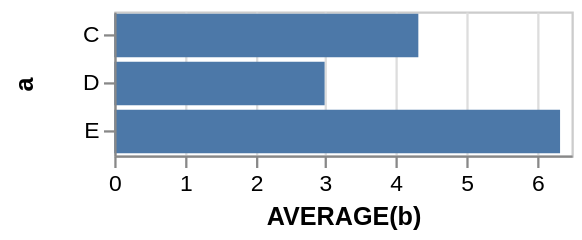

Write the Vega-Lite specification saved for this chart.
### Vega specification from a JSON file in a GitHub repository (floating-point values rounded to 4 significant figures)
{"$schema": "https://vega.github.io/schema/vega/v3.0.json", "autosize": "pad", "padding": 5, "encode": {"update": {"stroke": {"value": "#ccc"}, "fill": {"value": "transparent"}}}, "data": [{"name": "source_0", "values": [{"a": "C", "b": 2}, {"a": "C", "b": 7}, {"a": "C", "b": 4}, {"a": "D", "b": 1}, {"a": "D", "b": 2}, {"a": "D", "b": 6}, {"a": "E", "b": 8}, {"a": "E", "b": 4}, {"a": "E", "b": 7}]}, {"name": "data_0", "source": "source_0", "transform": [{"type": "formula", "expr": "toNumber(datum[\"b\"])", "as": "b"}, {"type": "aggregate", "groupby": ["a"], "ops": ["average"], "fields": ["b"], "as": ["average_b"]}]}], "signals": [{"name": "width", "update": "200"}, {"name": "y_step", "value": 21}, {"name": "height", "update": "bandspace(domain('y').length, 0.1, 0.05) * y_step"}], "marks": [{"name": "marks", "type": "rect", "role": "bar", "style": ["bar"], "from": {"data": "data_0"}, "encode": {"update": {"x": {"scale": "x", "field": "average_b"}, "x2": {"scale": "x", "value": 0}, "y": {"scale": "y", "field": "a"}, "height": {"scale": "y", "band": true}, "fill": {"value": "#4c78a8"}}}}], "scales": [{"name": "x", "type": "linear", "domain": {"data": "data_0", "field": "average_b"}, "range": [0, {"signal": "width"}], "round": true, "nice": true, "zero": true}, {"name": "y", "type": "band", "domain": {"data": "data_0", "field": "a", "sort": true}, "range": {"step": {"signal": "y_step"}}, "round": true, "paddingInner": 0.1, "paddingOuter": 0.05}], "axes": [{"scale": "x", "labelOverlap": true, "orient": "bottom", "tickCount": {"signal": "ceil(width/40)"}, "title": "AVERAGE(b)", "zindex": 1}, {"scale": "x", "domain": false, "grid": true, "labels": false, "maxExtent": 0, "minExtent": 0, "orient": "bottom", "tickCount": {"signal": "ceil(width/40)"}, "ticks": false, "zindex": 0, "gridScale": "y"}, {"scale": "y", "orient": "left", "title": "a", "zindex": 1}], "config": {"axis": {"domainColor": "#888", "tickColor": "#888"}, "axisY": {"minExtent": 30}}}
